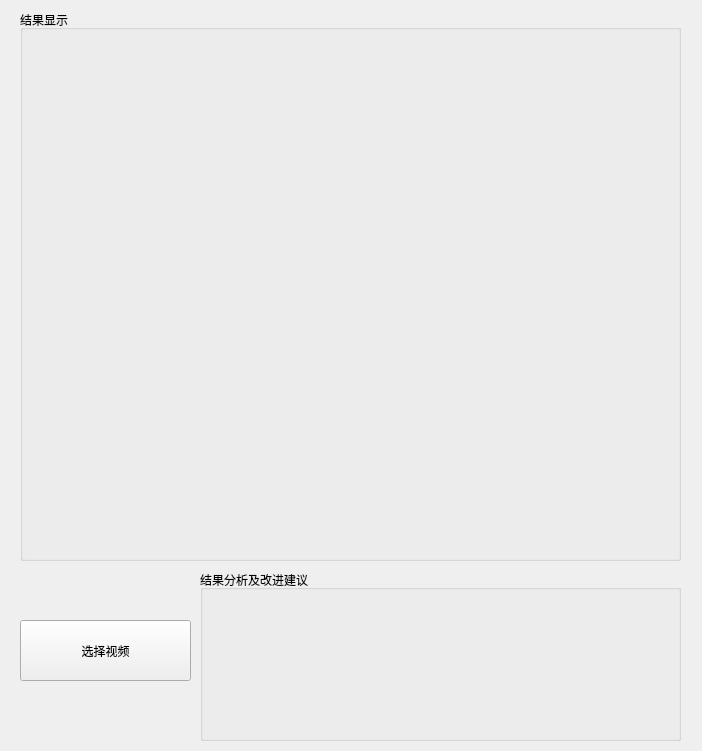
<?xml version="1.0" encoding="UTF-8"?>
<ui version="4.0">
 <class>MainWindow</class>
 <widget class="QMainWindow" name="MainWindow">
  <property name="geometry">
   <rect>
    <x>0</x>
    <y>0</y>
    <width>702</width>
    <height>751</height>
   </rect>
  </property>
  <property name="windowTitle">
   <string>MainWindow</string>
  </property>
  <widget class="QWidget" name="centralwidget">
   <widget class="QPushButton" name="videoButton">
    <property name="geometry">
     <rect>
      <x>20</x>
      <y>620</y>
      <width>171</width>
      <height>61</height>
     </rect>
    </property>
    <property name="text">
     <string>选择视频</string>
    </property>
   </widget>
   <widget class="QGroupBox" name="groupBox">
    <property name="geometry">
     <rect>
      <x>20</x>
      <y>10</y>
      <width>661</width>
      <height>551</height>
     </rect>
    </property>
    <property name="title">
     <string>结果显示</string>
    </property>
    <widget class="QLabel" name="videoLabel">
     <property name="geometry">
      <rect>
       <x>10</x>
       <y>30</y>
       <width>641</width>
       <height>511</height>
      </rect>
     </property>
     <property name="text">
      <string/>
     </property>
    </widget>
   </widget>
   <widget class="QGroupBox" name="groupBox_2">
    <property name="geometry">
     <rect>
      <x>200</x>
      <y>570</y>
      <width>481</width>
      <height>171</height>
     </rect>
    </property>
    <property name="title">
     <string>结果分析及改进建议</string>
    </property>
    <widget class="QLabel" name="resultLable">
     <property name="geometry">
      <rect>
       <x>10</x>
       <y>20</y>
       <width>461</width>
       <height>121</height>
      </rect>
     </property>
     <property name="text">
      <string/>
     </property>
    </widget>
   </widget>
  </widget>
 </widget>
 <resources/>
 <connections/>
</ui>
